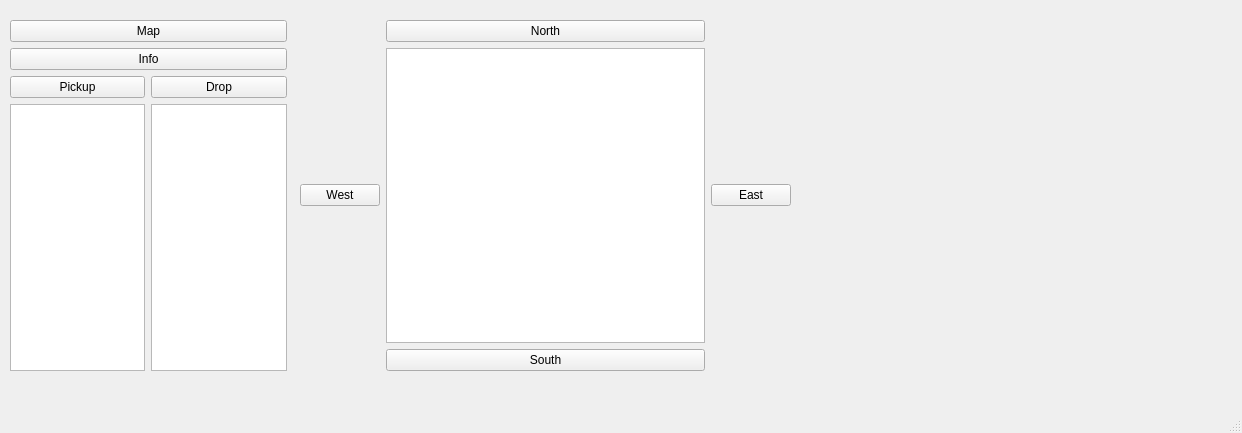
<?xml version="1.0" encoding="UTF-8"?>
<ui version="4.0">
 <class>MainWindow</class>
 <widget class="QMainWindow" name="MainWindow">
  <property name="geometry">
   <rect>
    <x>0</x>
    <y>0</y>
    <width>1242</width>
    <height>433</height>
   </rect>
  </property>
  <property name="windowTitle">
   <string>MainWindow</string>
  </property>
  <widget class="QWidget" name="centralwidget">
   <widget class="QWidget" name="gridLayoutWidget">
    <property name="geometry">
     <rect>
      <x>300</x>
      <y>20</y>
      <width>491</width>
      <height>351</height>
     </rect>
    </property>
    <layout class="QGridLayout" name="gridLayout">
     <item row="2" column="1">
      <widget class="QPushButton" name="southButton">
       <property name="text">
        <string>South</string>
       </property>
      </widget>
     </item>
     <item row="1" column="0">
      <widget class="QPushButton" name="westButton">
       <property name="text">
        <string>West</string>
       </property>
      </widget>
     </item>
     <item row="0" column="1">
      <widget class="QPushButton" name="northButton">
       <property name="text">
        <string>North</string>
       </property>
      </widget>
     </item>
     <item row="1" column="2">
      <widget class="QPushButton" name="eastButton">
       <property name="text">
        <string>East</string>
       </property>
      </widget>
     </item>
     <item row="1" column="1">
      <widget class="QTextBrowser" name="displayWindow">
       <property name="html">
        <string>&lt;!DOCTYPE HTML PUBLIC &quot;-//W3C//DTD HTML 4.0//EN&quot; &quot;http://www.w3.org/TR/REC-html40/strict.dtd&quot;&gt;
&lt;html&gt;&lt;head&gt;&lt;meta name=&quot;qrichtext&quot; content=&quot;1&quot; /&gt;&lt;meta charset=&quot;utf-8&quot; /&gt;&lt;style type=&quot;text/css&quot;&gt;
p, li { white-space: pre-wrap; }
&lt;/style&gt;&lt;/head&gt;&lt;body style=&quot; font-family:'Segoe UI'; font-size:9pt; font-weight:400; font-style:normal;&quot;&gt;
&lt;p align=&quot;center&quot; style=&quot;-qt-paragraph-type:empty; margin-top:0px; margin-bottom:0px; margin-left:0px; margin-right:0px; -qt-block-indent:0; text-indent:0px;&quot;&gt;&lt;br /&gt;&lt;/p&gt;&lt;/body&gt;&lt;/html&gt;</string>
       </property>
      </widget>
     </item>
    </layout>
   </widget>
   <widget class="QWidget" name="verticalLayoutWidget">
    <property name="geometry">
     <rect>
      <x>10</x>
      <y>20</y>
      <width>277</width>
      <height>351</height>
     </rect>
    </property>
    <layout class="QVBoxLayout" name="verticalLayout">
     <item>
      <widget class="QPushButton" name="mapButton">
       <property name="text">
        <string>Map</string>
       </property>
      </widget>
     </item>
     <item>
      <widget class="QPushButton" name="infoButton">
       <property name="text">
        <string>Info</string>
       </property>
      </widget>
     </item>
     <item>
      <layout class="QGridLayout" name="gridLayout_2">
       <item row="1" column="1">
        <widget class="QListWidget" name="roomView"/>
       </item>
       <item row="1" column="2">
        <widget class="QListWidget" name="inventoryView"/>
       </item>
       <item row="0" column="1">
        <widget class="QPushButton" name="pickupButton">
         <property name="text">
          <string>Pickup</string>
         </property>
        </widget>
       </item>
       <item row="0" column="2">
        <widget class="QPushButton" name="dropButton">
         <property name="text">
          <string>Drop</string>
         </property>
        </widget>
       </item>
      </layout>
     </item>
    </layout>
   </widget>
  </widget>
  <widget class="QMenuBar" name="menubar">
   <property name="geometry">
    <rect>
     <x>0</x>
     <y>0</y>
     <width>1242</width>
     <height>25</height>
    </rect>
   </property>
  </widget>
  <widget class="QStatusBar" name="statusbar"/>
 </widget>
 <resources/>
 <connections/>
</ui>
